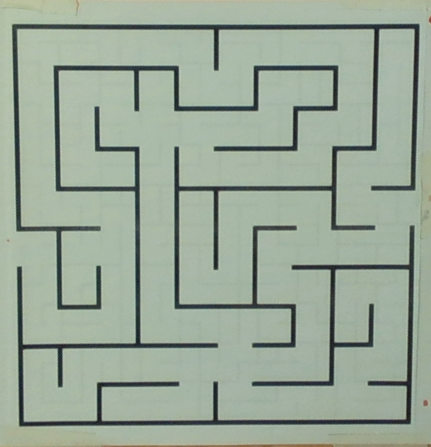
#> input picture outputs/maze_map.png, 431 x 447 px
$ python astar.py
#> lines starting #> are read from the running program, lines starting #| are printed output that depends on the picture; after the words box and inside, x2 and y2 are one past the last pixel; in counts of white or black regions, pixels touching at a corner belong together
#| Loaded maze map outputs/maze_map.png (431x447 px)
#!/usr/bin/env python3
#
#   astar.py
#
#   Simple occupancy-grid A* over uniformly sampled pixel-space nodes.

import heapq
import math

import numpy as np


class AStarNode:
    def __init__(self, x, y, row=None, col=None):
        self.x = float(x)
        self.y = float(y)
        self.row = row
        self.col = col
        self.neighbors = set()
        self.blocked = False
        self.reset()

    def reset(self):
        self.done = False
        self.seen = False
        self.parent = None
        self.creach = math.inf
        self.ctogoest = math.inf

    def __lt__(self, other):
        return (self.creach + self.ctogoest) < (other.creach + other.ctogoest)

    def __repr__(self):
        return f"<Point {self.x:5.1f},{self.y:5.1f}>"

    def coordinates(self):
        return (self.x, self.y)

    def distance(self, other):
        return math.hypot(self.x - other.x, self.y - other.y)

    def costToConnect(self, other):
        return self.distance(other)

    def costToGoEst(self, other):
        return self.distance(other)


def _to_grayscale(map_image):
    image = np.asarray(map_image)
    if image.ndim == 2:
        return image
    if image.ndim == 3:
        return image[:, :, :3].mean(axis=2)
    raise ValueError(f"Expected a 2D or 3D image array, got shape {image.shape}")


def _cell_bounds(row, col, N, height, width):
    y0 = int(round(row * height / N))
    y1 = int(round((row + 1) * height / N))
    x0 = int(round(col * width / N))
    x1 = int(round((col + 1) * width / N))
    return y0, max(y1, y0 + 1), x0, max(x1, x0 + 1)


def _cell_center(row, col, N, height, width):
    y0, y1, x0, x1 = _cell_bounds(row, col, N, height, width)
    return ((x0 + x1 - 1) / 2.0, (y0 + y1 - 1) / 2.0)


def _cell_is_free(image, row, col, N, free_threshold, free_fraction_threshold):
    height, width = image.shape
    y0, y1, x0, x1 = _cell_bounds(row, col, N, height, width)
    patch = image[y0:y1, x0:x1]
    free_fraction = np.mean(patch >= free_threshold)
    return free_fraction >= free_fraction_threshold


def bresenham_pixels(start, end):
    """Return integer pixel coordinates on the line from start to end."""
    x0, y0 = start
    x1, y1 = end
    x0, y0 = int(round(x0)), int(round(y0))
    x1, y1 = int(round(x1)), int(round(y1))

    dx = abs(x1 - x0)
    dy = abs(y1 - y0)
    sx = 1 if x0 < x1 else -1
    sy = 1 if y0 < y1 else -1
    err = dx - dy

    points = []
    while True:
        points.append((x0, y0))
        if x0 == x1 and y0 == y1:
            break

        e2 = 2 * err
        if e2 > -dy:
            err -= dy
            x0 += sx
        if e2 < dx:
            err += dx
            y0 += sy

    return points


def line_is_free(image, start, end, free_threshold=128, margin=2):
    """Check that every pixel on a candidate edge lies in bright/free space.

    Checks not just the centerline but also pixels within margin pixels of the
    line to ensure a safer corridor.
    """
    height, width = image.shape

    for x, y in bresenham_pixels(start, end):
        # Check center pixel and margin around it
        for dx in range(-margin, margin + 1):
            for dy in range(-margin, margin + 1):
                cx, cy = x + dx, y + dy
                if cx < 0 or cx >= width or cy < 0 or cy >= height:
                    return False
                if image[cy, cx] < free_threshold:
                    return False

    return True


def inflate_obstacles(image, inflation_radius=1, free_threshold=128):
    """
    Expand dark obstacle pixels by inflation_radius pixels.

    Bright pixels are free. Dark pixels are obstacles. The returned image keeps
    the same bright/free convention, but any pixel near an obstacle is darkened.
    """
    if inflation_radius <= 0:
        return image

    obstacle_mask = image < free_threshold
    inflated_mask = obstacle_mask.copy()

    for dy in range(-inflation_radius, inflation_radius + 1):
        for dx in range(-inflation_radius, inflation_radius + 1):
            if dx * dx + dy * dy > inflation_radius * inflation_radius:
                continue

            src_y0 = max(0, -dy)
            src_y1 = min(image.shape[0], image.shape[0] - dy)
            src_x0 = max(0, -dx)
            src_x1 = min(image.shape[1], image.shape[1] - dx)

            dst_y0 = max(0, dy)
            dst_y1 = min(image.shape[0], image.shape[0] + dy)
            dst_x0 = max(0, dx)
            dst_x1 = min(image.shape[1], image.shape[1] + dx)

            inflated_mask[dst_y0:dst_y1, dst_x0:dst_x1] |= obstacle_mask[
                src_y0:src_y1, src_x0:src_x1
            ]

    inflated = image.copy()
    inflated[inflated_mask] = 0
    return inflated


def maze_wall_bbox(map_image, free_threshold=128):
    """Bounding box (x0, y0, x1, y1) of the maze's wall structure.

    The maze extent is set by the OUTER wall ring, which is the dark component
    that *spans* the largest bounding box -- not necessarily the one with the
    most pixels (a blob of connected interior walls can out-count the thin
    ring, which previously cut off part of the maze and blocked its nodes as
    "exterior"). Tag chunks and specks have small bboxes and are ignored; any
    sizable component whose bbox is comparable to the ring's is unioned in so
    a ring broken by glare at an opening still yields the full extent.
    Returns None if no dark pixels are found.
    """
#> called with free_threshold = 128
    import cv2

    gray = _to_grayscale(map_image)
    dark = (gray < free_threshold).astype(np.uint8) * 255
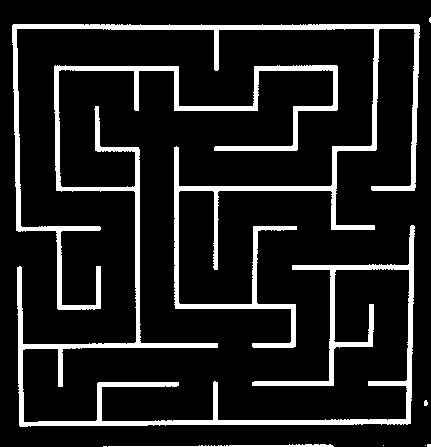
#> dark: shape (447, 431); 12.3% white; 9 white regions (5 under 20 px), largest, box (x1, y1, x2, y2) and area: (17, 65, 415, 427) 13020, (12, 24, 420, 348) 10265, (108, 444, 334, 447) 369, (424, 400, 428, 406) 20
    nlab, _, stats, _ = cv2.connectedComponentsWithStats(dark, connectivity=8)
#> nlab = 10; stats = [[0, 0, 431, 447, 168955], [429, 17, 2, 6, 10], [12, 24, 408, 324, 10265], [17, 65, 398, 362, 13020], [424, 400, 4, 6, 20], [108, 444, 226, 3, 369], [383, 445, 1, 1, 1], [425, 445, 1, 1, 1], [427, 444, 4, 3, 12], [103, 446, 4, 1, 4]]
    if nlab <= 1:
        return None

    pix_area = stats[1:, cv2.CC_STAT_AREA]
#> pix_area = [10, 10265, 13020, 20, 369, 1, 1, 12, 4]
    bbox_area = stats[1:, cv2.CC_STAT_WIDTH] * stats[1:, cv2.CC_STAT_HEIGHT]
#> bbox_area = [12, 132192, 144076, 24, 678, 1, 1, 12, 4]
    # Drop specks/noise before comparing spans.
    valid = pix_area >= max(50, int(0.0005 * dark.size))
#> valid = [False, True, True, False, True, False, False, False, False]
    if not valid.any():
        return None
    spans = np.where(valid, bbox_area, 0)
#> spans = [0, 132192, 144076, 0, 678, 0, 0, 0, 0]
    keep = np.where(spans >= 0.5 * spans.max())[0]
#> keep = [1, 2]

    x0 = min(int(stats[1 + k, cv2.CC_STAT_LEFT]) for k in keep)
#> x0 = 12
    y0 = min(int(stats[1 + k, cv2.CC_STAT_TOP]) for k in keep)
#> y0 = 24
    x1 = max(int(stats[1 + k, cv2.CC_STAT_LEFT])
             + int(stats[1 + k, cv2.CC_STAT_WIDTH]) - 1 for k in keep)
#> x1 = 419
    y1 = max(int(stats[1 + k, cv2.CC_STAT_TOP])
             + int(stats[1 + k, cv2.CC_STAT_HEIGHT]) - 1 for k in keep)
#> y1 = 426
    return x0, y0, x1, y1


def create_nodes(
    N,
    map_image,
    connectivity=8,
    free_threshold=128,
    free_fraction_threshold=0.5,
    allow_corner_cutting=False,
    obstacle_inflation_radius=12,
    confine_to_maze=True,
):
    """
    Create an N x N graph of uniformly spaced pixel-space A* nodes.

    Bright pixels are free space and dark pixels are obstacles. A node is free
    when enough pixels in its image cell are brighter than free_threshold.

    When confine_to_maze is True, nodes whose centers fall outside the maze's
    wall bounding box are blocked. This stops A* from "solving" the maze by
    routing through the free margin AROUND it (the entrance/exit openings
    connect the interior to that margin), forcing a path through the maze.
    """
    if np.isscalar(map_image) and not np.isscalar(connectivity):
        # Backward compatibility for old create_nodes(N, K, map_image) calls.
        map_image = connectivity
        connectivity = 8

    if map_image is None:
        raise ValueError("map_image cannot be None")
    if N <= 0:
        raise ValueError("N must be positive")
    if connectivity not in (4, 8):
        raise ValueError("connectivity must be 4 or 8")

    image = _to_grayscale(map_image)

    bbox = maze_wall_bbox(image, free_threshold) if confine_to_maze else None
#> bbox = (12, 24, 419, 426)

    image = inflate_obstacles(
        image,
        inflation_radius=obstacle_inflation_radius,
        free_threshold=free_threshold,
    )
#> after the loop in inflate_obstacles, `for dy in range(-inflation_radius, inflation_radius + 1):`:
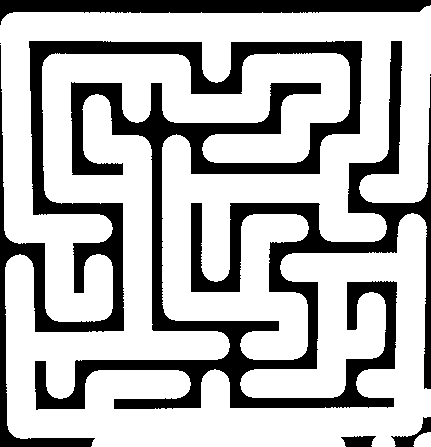
#> inflated_mask: shape (447, 431) bool; 71.2% white; 6 black regions (2 under 20 px), largest, box (x1, y1, x2, y2) and area: (0, 41, 431, 447) 49485, (0, 0, 431, 25) 5361, (391, 417, 431, 447) 381, (341, 436, 376, 447) 303
    height, width = image.shape
#> (the rest of the program and of its run is left out)
